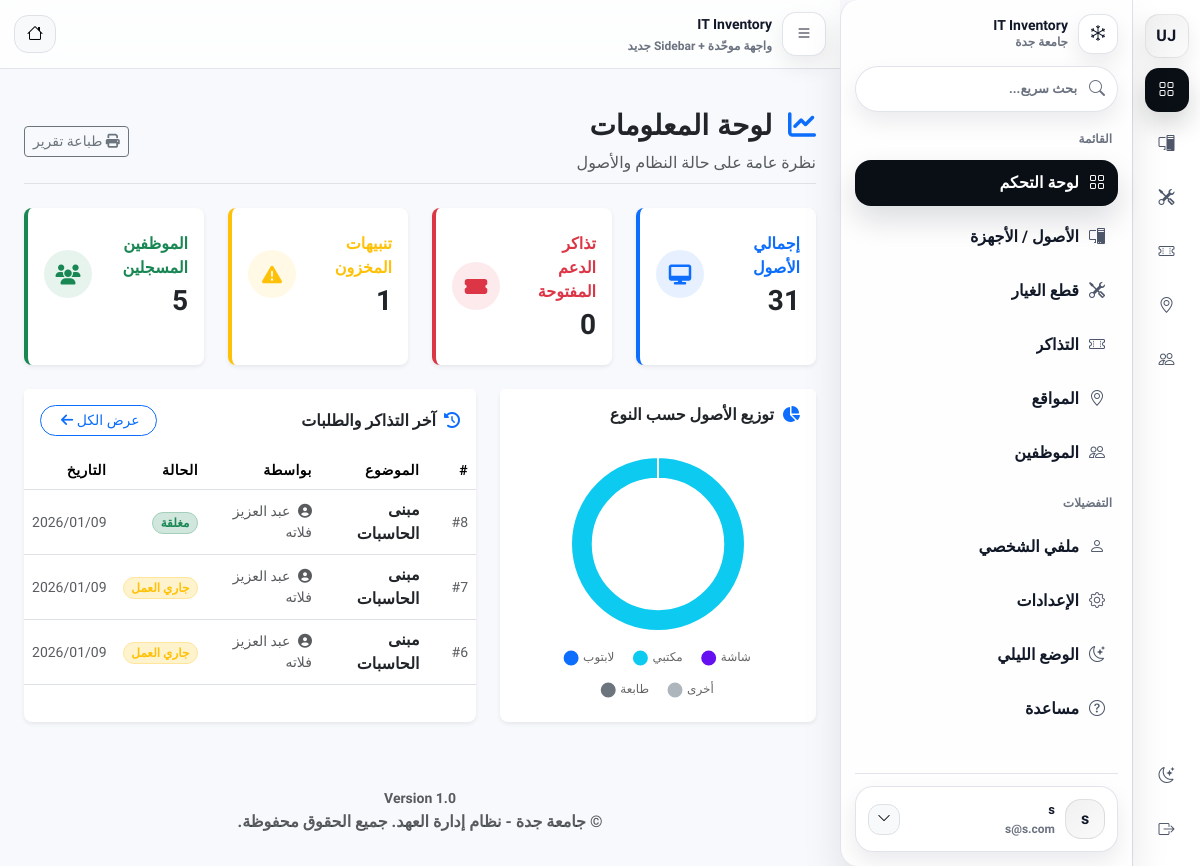
/index.php?page=dashboard/index (signed in), run on the app's committed database.
### tables this page shows
CREATE TABLE `tickets` (
  `id` int(11) NOT NULL,
  `ticket_no` varchar(20) DEFAULT NULL,
  `created_by` int(11) NOT NULL,
  `asset_id` int(11) DEFAULT NULL,
  `location_id` int(10) UNSIGNED DEFAULT NULL,
  `subject` varchar(255) NOT NULL,
  `description` text NOT NULL,
  `status` varchar(50) DEFAULT 'Open',
  `priority` varchar(50) DEFAULT 'Medium',
  `category_id` int(10) UNSIGNED DEFAULT NULL,
  `contact_info` varchar(255) DEFAULT NULL,
  `assigned_to` int(11) DEFAULT NULL,
  `created_at` datetime DEFAULT current_timestamp(),
  `updated_at` datetime NOT NULL DEFAULT current_timestamp() ON UPDATE current_timestamp(),
  `closed_at` datetime DEFAULT NULL,
  `team` varchar(50) NOT NULL DEFAULT 'field_it',
  `requested_for_user_id` int(11) DEFAULT NULL
);

CREATE TABLE `users` (
  `id` int(11) NOT NULL,
  `username` varchar(50) NOT NULL,
  `email` varchar(100) NOT NULL,
  `password` varchar(255) NOT NULL,
  `role` enum('super_admin','manager','user') NOT NULL DEFAULT 'user',
  `created_at` datetime DEFAULT current_timestamp(),
  `job_title` varchar(100) DEFAULT NULL,
  `department` varchar(100) DEFAULT NULL,
  `phone` varchar(20) DEFAULT NULL,
  `avatar` varchar(255) DEFAULT 'default_avatar.png',
  `lang` varchar(5) DEFAULT 'ar',
  `dark_mode` tinyint(1) DEFAULT 0,
  `name` varchar(100) DEFAULT 'User',
  `manager_id` int(11) DEFAULT NULL,
  `is_active` tinyint(1) NOT NULL DEFAULT 1
);

### app/controllers/DashboardController.php (called while the page is built, shortened)
<?php
class DashboardController extends Controller {
    private $assetModel;
    private $ticketModel;
    private $userModel;
    private $sparePartModel;
    public function __construct(){
        $this->assetModel = $this->model('Asset');
        $this->ticketModel = $this->model('Ticket');
        $this->userModel = $this->model('User');
        $this->sparePartModel = $this->model('SparePart');
    }
    public function index(){
        $all_assets = $this->assetModel->getAllAssets();
        $all_tickets = $this->ticketModel->getAll();
        $all_parts = $this->sparePartModel->getAll();
        $assets_count = count($all_assets);
        $open_tickets = 0;
        $low_stock = 0;
        if(!empty($all_parts)){
            foreach($all_parts as $part){
                if($part->quantity <= 5) $low_stock++;
            }
        }
        $asset_types = [
            'Laptop' => 0, 'Desktop' => 0, 'Monitor' => 0, 'Printer' => 0, 'Other' => 0
        ];
        if(!empty($all_assets)){
            foreach($all_assets as $asset){
                if(isset($asset_types[$asset->type])){
                    $asset_types[$asset->type]++;
                } else {
                    $asset_types['Other']++;
                }
            }
        }
        $data = [
            'title' => 'لوحة التحكم',
            'assets_count' => $assets_count,
            'tickets_count' => $open_tickets,
            'users_count' => $this->userModel->getUserCount(),
            'low_stock' => $low_stock,
            'asset_chart_data' => $asset_types,
            'recent_tickets' => array_slice($all_tickets, 0, 5)
        ];
        $this->view('dashboard/index', $data);
    }
}

### app/libraries/Database.php (called while the page is built, shortened)
<?php
class Database {
    private $host = 'localhost';
    private $user = 'root';
    private $pass = '';
    private $dbname = 'it_inventory';
    private $dbh;
    private $stmt;
    public function __construct() {
        $dsn = 'mysql:host=' . $this->host . ';dbname=' . $this->dbname;
        $options = array(
            PDO::ATTR_PERSISTENT => true,
            PDO::ATTR_ERRMODE => PDO::ERRMODE_EXCEPTION
        );
        try {
            $this->dbh = new PDO($dsn, $this->user, $this->pass, $options);
        } catch(PDOException $e) {
            $this->error = $e->getMessage();
            echo $this->error;
        }
    }
    public function query($sql) {
        $this->stmt = $this->dbh->prepare($sql);
    }
    public function execute() {
        return $this->stmt->execute();
    }
    public function resultSet() {
        $this->execute();
        return $this->stmt->fetchAll(PDO::FETCH_OBJ);
    }
}

### app/models/Ticket.php (called while the page is built, shortened)
<?php
class Ticket
{
    private $db;
    public function __construct()
    {
        $this->db = new Database;
    }
    private function baseSelectSql(): string
{
  return "
    SELECT
      t.*,
      u.name AS user_name,
      u.email AS user_email,
      rf.name AS requested_for_name,
      au.name AS assigned_to_name,
      a.asset_tag,
      a.brand,
      a.model,
      /* عدّادات السجل/المرفقات */
      (SELECT COUNT(*) FROM ticket_updates tu WHERE tu.ticket_id = t.id) AS updates_count,
      (SELECT COUNT(*) FROM ticket_attachments ta WHERE ta.ticket_id = t.id) AS attachments_count
    FROM tickets t
    JOIN users u ON t.created_by = u.id
    LEFT JOIN users rf ON t.requested_for_user_id = rf.id
    LEFT JOIN users au ON t.assigned_to = au.id
    LEFT JOIN assets a ON t.asset_id = a.id
  ";
}
    public function getAll()
    {
        $sql = $this->baseSelectSql() . " ORDER BY t.created_at DESC";
        $this->db->query($sql);
        return $this->db->resultSet();
    }
}

### app/views/dashboard/index.php (the view, shortened to what this page needs)
<?php require APPROOT . '/views/includes/header.php'; ?>
<div class="container fade-in py-4">
    <div class="d-flex justify-content-between align-items-center mb-4 border-bottom pb-2">
        <div>
            <h1 class="h3 text-dark fw-bold" style="font-family: 'Tajawal', sans-serif;">
                <i class="fas fa-chart-line text-primary ms-2"></i> لوحة المعلومات
            </h1>
            <p class="text-muted mb-0">نظرة عامة على حالة النظام والأصول</p>
        </div>
        <div>
            <button type="button" class="btn btn-outline-secondary btn-sm" onclick="window.print()">
                <i class="fas fa-print"></i> طباعة تقرير
            </button>
        </div>
    </div>
    <div class="row g-4 mb-4">
        <div class="col-xl-3 col-md-6">
            <div class="card border-0 shadow-sm h-100 py-2 border-start border-4 border-primary">
                <div class="card-body">
                    <div class="row no-gutters align-items-center">
                        <div class="col mr-2">
                            <div class="text-xs fw-bold text-primary text-uppercase mb-1">إجمالي الأصول</div>
                            <div class="h3 mb-0 fw-bold text-dark"><?php echo $data['assets_count']; ?></div>
                        </div>
                        <div class="col-auto">
                            <div class="icon-circle bg-primary-light text-primary">
                                <i class="fas fa-desktop fa-lg"></i>
                            </div>
                        </div>
                    </div>
                </div>
            </div>
        </div>
        <div class="col-xl-3 col-md-6">
            <div class="card border-0 shadow-sm h-100 py-2 border-start border-4 border-danger">
                <div class="card-body">
                    <div class="row no-gutters align-items-center">
                        <div class="col mr-2">
                            <div class="text-xs fw-bold text-danger text-uppercase mb-1">تذاكر الدعم المفتوحة</div>
                            <div class="h3 mb-0 fw-bold text-dark"><?php echo $data['tickets_count']; ?></div>
                        </div>
                        <div class="col-auto">
                            <div class="icon-circle bg-danger-light text-danger">
                                <i class="fas fa-ticket-alt fa-lg"></i>
                            </div>
                        </div>
                    </div>
                </div>
            </div>
        </div>
        <div class="col-xl-3 col-md-6">
            <div class="card border-0 shadow-sm h-100 py-2 border-start border-4 border-warning">
                <div class="card-body">
                    <div class="row no-gutters align-items-center">
                        <div class="col mr-2">
                            <div class="text-xs fw-bold text-warning text-uppercase mb-1">تنبيهات المخزون</div>
                            <div class="h3 mb-0 fw-bold text-dark"><?php echo $data['low_stock']; ?></div>
                        </div>
                        <div class="col-auto">
                            <div class="icon-circle bg-warning-light text-warning">
                                <i class="fas fa-exclamation-triangle fa-lg"></i>
                            </div>
                        </div>
                    </div>
                </div>
            </div>
        </div>
        <div class="col-xl-3 col-md-6">
            <div class="card border-0 shadow-sm h-100 py-2 border-start border-4 border-success">
                <div class="card-body">
                    <div class="row no-gutters align-items-center">
                        <div class="col mr-2">
                            <div class="text-xs fw-bold text-success text-uppercase mb-1">الموظفين المسجلين</div>
                            <div class="h3 mb-0 fw-bold text-dark"><?php echo $data['users_count']; ?></div>
                        </div>
                        <div class="col-auto">
                            <div class="icon-circle bg-success-light text-success">
                                <i class="fas fa-users fa-lg"></i>
                            </div>
                        </div>
                    </div>
                </div>
            </div>
        </div>
    </div>
    <div class="row">
        <div class="col-lg-5 mb-4">
            <div class="card shadow-sm border-0 h-100">
                <div class="card-header py-3 bg-white border-bottom-0">
                    <h6 class="m-0 fw-bold text-dark"><i class="fas fa-chart-pie text-primary ms-1"></i> توزيع الأصول حسب النوع</h6>
                </div>
                <div class="card-body">
                    <div class="chart-container" style="position: relative; height:250px; width:100%">
                        <canvas id="myPieChart"></canvas>
                    </div>
                </div>
            </div>
        </div>
        <div class="col-lg-7 mb-4">
            <div class="card shadow-sm border-0 h-100">
                <div class="card-header py-3 bg-white border-bottom-0 d-flex justify-content-between align-items-center">
                    <h6 class="m-0 fw-bold text-dark"><i class="fas fa-history text-primary ms-1"></i> آخر التذاكر والطلبات</h6>
                    <a href="<?php echo URLROOT; ?>/index.php?page=tickets/index" class="btn btn-sm btn-outline-primary rounded-pill px-3">
                        عرض الكل <i class="fas fa-arrow-left ms-1"></i>
                    </a>
                </div>
                <div class="table-responsive">
                    <table class="table align-middle table-hover mb-0">
                        <thead class="bg-light text-muted small">
                            <tr>
                                <th class="ps-4">#</th>
                                <th>الموضوع</th>
                                <th>بواسطة</th>
                                <th>الحالة</th>
                                <th>التاريخ</th>
                            </tr>
                        </thead>
                        <tbody>
                            <?php if(!empty($data['recent_tickets'])): ?>
                                <?php foreach($data['recent_tickets'] as $ticket): ?>
                                <tr>
                                    <td class="ps-4 text-muted small">#<?php echo $ticket->id; ?></td>
                                    <td class="fw-bold text-dark"><?php echo $ticket->subject; ?></td>
                                    <td class="small text-muted">
                                        <i class="fas fa-user-circle ms-1"></i> <?php echo isset($ticket->user_name) ? $ticket->user_name : 'غير محدد'; ?>
                                    </td>
                                    <td>
                                        <?php if($ticket->status == 'Open'): ?>
                                            <span class="badge bg-danger-subtle text-danger border border-danger-subtle rounded-pill">مفتوحة</span>
                                        <?php elseif($ticket->status == 'In Progress'): ?>
                                            <span class="badge bg-warning-subtle text-warning border border-warning-subtle rounded-pill">جاري العمل</span>
                                        <?php else: ?>
                                            <span class="badge bg-success-subtle text-success border border-success-subtle rounded-pill">مغلقة</span>
                                        <?php endif; ?>
                                    </td>
                                    <td class="small text-muted"><?php echo date('Y/m/d', strtotime($ticket->created_at)); ?></td>
                                </tr>
                                <?php endforeach; ?>
                            <?php endif; ?>
                        </tbody>
                    </table>
                </div>
            </div>
        </div>
    </div>
</div>
<script>
var ctx = document.getElementById("myPieChart");
var myPieChart = new Chart(ctx, {
  type: 'doughnut',
  data: {
    labels: ["لابتوب", "مكتبي", "شاشة", "طابعة", "أخرى"],
    datasets: [{
      data: [
          <?php echo $data['asset_chart_data']['Laptop']; ?>,
          <?php echo $data['asset_chart_data']['Desktop']; ?>,
          <?php echo $data['asset_chart_data']['Monitor']; ?>,
          <?php echo $data['asset_chart_data']['Printer']; ?>,
          <?php echo $data['asset_chart_data']['Other']; ?>
      ],
      // استخدام ألوان زرقاء متدرجة تتناسب مع شعار الجامعة
      backgroundColor: ['#0d6efd', '#0dcaf0', '#6610f2', '#6c757d', '#adb5bd'],
      hoverBackgroundColor: ['#0b5ed7', '#31d2f2', '#6f42c1', '#5c636a', '#495057'],
      hoverBorderColor: "rgba(234, 236, 244, 1)",
    }],
  },
  options: {
    maintainAspectRatio: false,
    plugins: {
        legend: {
            position: 'bottom',
            labels: {
                usePointStyle: true,
                padding: 20,
                font: {
                    family: "'Tajawal', sans-serif"
                }
            }
        }
    },
    cutout: '75%', // دائرة أنحف
  },
});
</script>
<?php require APPROOT . '/views/includes/footer.php'; ?>

### data on the page
tickets: id "8", subject "مبنى الحاسبات", created_by.name "عبد العزيز فلاته", status "مغلقة", created_at "2026/01/09"
tickets: id "7", subject "مبنى الحاسبات", created_by.name "عبد العزيز فلاته", status "جاري العمل", created_at "2026/01/09"
tickets: id "6", subject "مبنى الحاسبات", created_by.name "عبد العزيز فلاته", status "جاري العمل", created_at "2026/01/09"

### other printed values
SITENAME "IT Inventory"
mb_substr(trim((string)$userName), 0, 1) "s"
$userName "s"
$userEmail "s@s.com"
$data['assets_count'] "31"
$data['tickets_count'] "0"
$data['low_stock'] "1"
$data['users_count'] "5"
chart data {{ $data['asset_chart_data']['Laptop'] }} 0
chart data {{ $data['asset_chart_data']['Monitor'] }} 0
chart data {{ $data['asset_chart_data']['Printer'] }} 0
